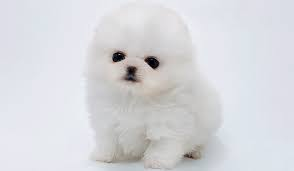
#> input picture HSV/puppy.jpg, 294 x 171 px
$ python hsv.py
#> lines starting #> are read from the running program, lines starting #| are printed output that depends on the picture
import cv2
import numpy as np
from matplotlib import pyplot as plt

origin_image = cv2.imread('puppy.jpg')
#> origin_image is the input picture: shape (171, 294, 3); mean B, G, R 220.4, 216.3, 215.5
hsv_image = cv2.cvtColor(origin_image, cv2.COLOR_BGR2HSV)
#> hsv_image: shape (171, 294, 3); mean H, S, V 92.9, 10, 222
image = np.concatenate((origin_image,hsv_image), axis=1)
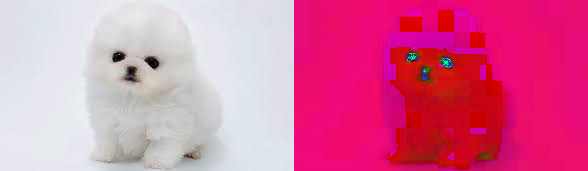
#> image: shape (171, 588, 3); mean B, G, R 156.6, 113.1, 218.7

print('원본 : \t',origin_image[0,0,:])
#| 원본 : 	 [232 222 222]
print('hsv : \t',hsv_image[0,0,:])
#| hsv : 	 [120  11 232]

cv2.imshow('HSV', image)
cv2.waitKey(0)
